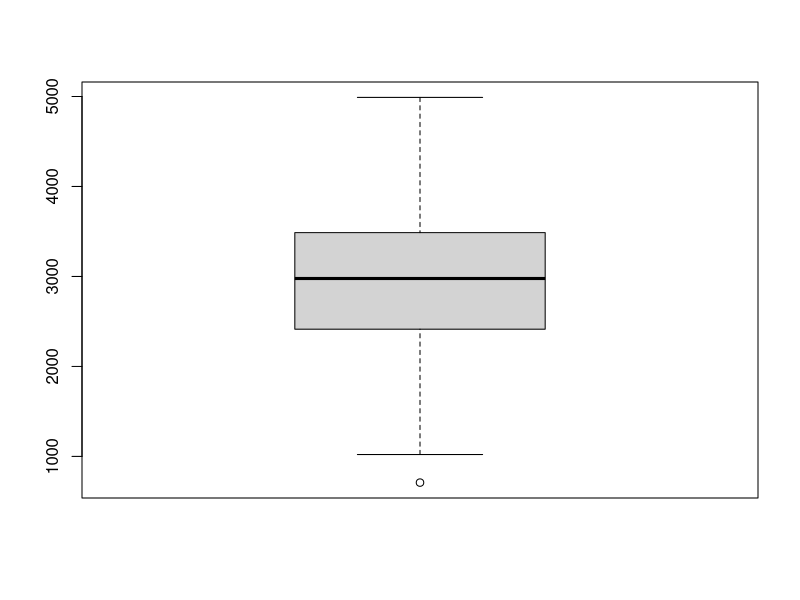
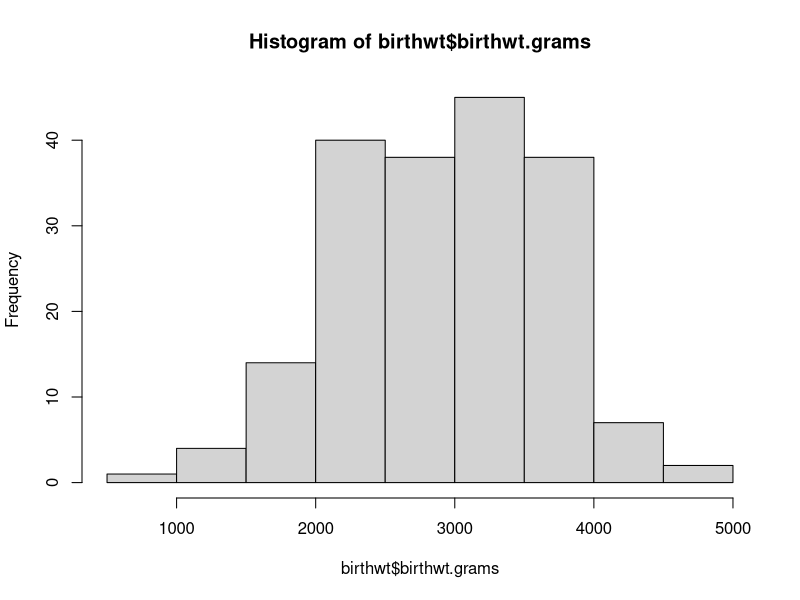
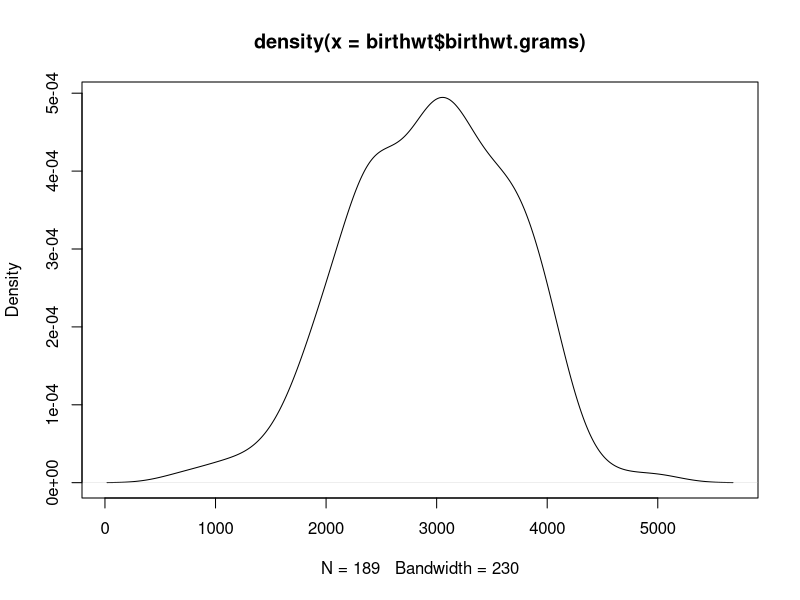

These charts were generated, in order, by the following R code:
library(MASS)
mydata<- MASS :: birthwt
colnames(birthwt) <- c("birthwt.below.2500", "mother.age", "mother.weight",
                       "race", "mother.smokes", "previous.prem.labor", "hypertension", 
                       "uterine.irr", "physician.visits", "birthwt.grams")
mean(birthwt$birthwt.grams)
boxplot(birthwt$birthwt.grams)

#trimmed mean
mean(birthwt$birthwt.grams, trim = 0.50)
mean(birthwt$birthwt.grams, trim = 0.60) #result doesnt change because default is 0.50

#missing values
is.na(birthwt$birthwt.grams)
table(is.na(birthwt$birthwt.grams))

hist(birthwt$birthwt.grams)
d<-density(birthwt$birthwt.grams)
plot(d)

#4 healthy kids in 5 kids with probability of being healhty is 0.75
dbinom(x=4,size=5,prob=0.75)

#at least 4 healthy kids in 5 kids with probability of being healhty is 0.75
pbinom(q=4,size=5,prob=0.75)

#generate 100 cases for this story
rbinom(n=100,size = 6,prob = 0.75)

#prob=0.5 how many kids are healthy
qbinom(0.5,5,0.75)

#poisson distribution
dpois(12,1.2)
1-dpois(12,1.2)
ppois(1,1.2)
rpois(100,1.2)
qpois(0.8,1.2)

#binomial probabilities
# Suppose there are twelve multiple choice questions in an English class quiz. 
# Each question has five possible answers, and only one of them is correct. 
# Find the probability of having four or less correct answers if a student attempts 
# to answer every question at random.

# Since only one out of five possible answers is correct, the probability 
# of answering a question correctly by random is 1/5=0.2. We can find the 
# probability of having exactly 4 correct answers by random attempts as follows.
#P(X=4)=?
dbinom(4, size=12, prob=0.2) 

# To find the probability of having four or less correct answers by random attempts, 
# we apply the function dbinom with x = 0,…,4.
#P(X>=0)=?
dbinom(0, size=12, prob=0.2) + 
  + dbinom(1, size=12, prob=0.2) + 
  + dbinom(2, size=12, prob=0.2) + 
  + dbinom(3, size=12, prob=0.2) + 
  + dbinom(4, size=12, prob=0.2) 

#Alternatively, we can use the cumulative probability function for 
#binomial distribution pbinom.

pbinom(4, size=12, prob=0.2) 

#Generate 100 binomial observations
rbinom(100,size=12, prob=0.2)

#Poisson distribution
# If there are twelve cars crossing a bridge per minute on average, 
# find the probability of having seventeen or more cars crossing the 
# bridge in a particular minute.

#The probability of having exactly sixteen cars crossing the bridge in 
# a particular minute is given by the function ppois.
#P(X=16)=?
dpois(16, 12)

# The probability of having sixteen or less cars crossing the bridge in 
# a particular minute is given by the function ppois.
# If there are twelve cars crossing a bridge per minute on average, 
# find the probability of having seventeen or more cars crossing the 
# bridge in a particular minute.
#P(X>16)=?
ppois(16, 12)

# Hence the probability of having seventeen or more cars crossing the bridge 
# in a minute is in the upper tail of the probability density function
#P(X>16)=1-P(X<=16)
1-ppois(16, lambda=12)

#generate 100 random numbers from this distribution
rpois(100, 12)